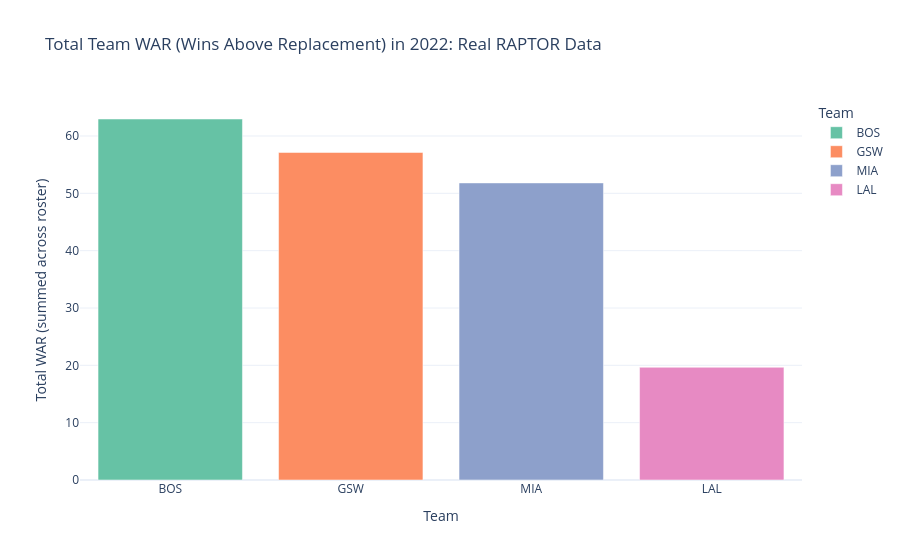

Source (notebook cell):
### Markdown cell above
## 3. Team RAPTOR comparison: aggregate real player RAPTOR to team-season level

### Code cell
team_season = (
    raptor.groupby(["team", "season"], as_index=False)
    .agg(team_raptor_total=("raptor_total", "mean"), team_war_total=("war_total", "sum"))
)

teams_to_compare = ["GSW", "BOS", "LAL", "MIA"]
latest_season = int(raptor["season"].max())

latest_team_stats = team_season[
    (team_season["team"].isin(teams_to_compare)) & (team_season["season"] == latest_season)
].sort_values("team_war_total", ascending=False)

fig_bar = px.bar(
    latest_team_stats, x="team", y="team_war_total",
    color="team", color_discrete_sequence=px.colors.qualitative.Set2,
    title=f"Total Team WAR (Wins Above Replacement) in {latest_season}: Real RAPTOR Data",
    labels={"team": "Team", "team_war_total": "Total WAR (summed across roster)"},
    template="plotly_white",
    hover_data={"team_raptor_total": ":.2f"},
)
fig_bar.show()

### Figure 1 — Plotly figure (JSON) as saved in the notebook; plotly's stock layout.template omitted (floating-point values rounded to 4 significant figures)
{"data": [{"customdata": [[-2.196]], "hovertemplate": "Team=%{x}<br>Total WAR (summed across roster)=%{y}<br>team_raptor_total=%{customdata[0]:.2f}<extra></extra>", "legendgroup": "BOS", "marker": {"color": "rgb(102,194,165)", "pattern": {"shape": ""}}, "name": "BOS", "orientation": "v", "showlegend": true, "textposition": "auto", "type": "bar", "x": ["BOS"], "xaxis": "x", "y": [62.96], "yaxis": "y"}, {"customdata": [[0.1953]], "hovertemplate": "Team=%{x}<br>Total WAR (summed across roster)=%{y}<br>team_raptor_total=%{customdata[0]:.2f}<extra></extra>", "legendgroup": "GSW", "marker": {"color": "rgb(252,141,98)", "pattern": {"shape": ""}}, "name": "GSW", "orientation": "v", "showlegend": true, "textposition": "auto", "type": "bar", "x": ["GSW"], "xaxis": "x", "y": [57.13], "yaxis": "y"}, {"customdata": [[-1.284]], "hovertemplate": "Team=%{x}<br>Total WAR (summed across roster)=%{y}<br>team_raptor_total=%{customdata[0]:.2f}<extra></extra>", "legendgroup": "MIA", "marker": {"color": "rgb(141,160,203)", "pattern": {"shape": ""}}, "name": "MIA", "orientation": "v", "showlegend": true, "textposition": "auto", "type": "bar", "x": ["MIA"], "xaxis": "x", "y": [51.82], "yaxis": "y"}, {"customdata": [[-1.503]], "hovertemplate": "Team=%{x}<br>Total WAR (summed across roster)=%{y}<br>team_raptor_total=%{customdata[0]:.2f}<extra></extra>", "legendgroup": "LAL", "marker": {"color": "rgb(231,138,195)", "pattern": {"shape": ""}}, "name": "LAL", "orientation": "v", "showlegend": true, "textposition": "auto", "type": "bar", "x": ["LAL"], "xaxis": "x", "y": [19.66], "yaxis": "y"}], "layout": {"barmode": "relative", "legend": {"title": {"text": "Team"}, "tracegroupgap": 0}, "title": {"text": "Total Team WAR (Wins Above Replacement) in 2022: Real RAPTOR Data"}, "xaxis": {"anchor": "y", "categoryarray": ["BOS", "GSW", "MIA", "LAL"], "categoryorder": "array", "domain": [0.0, 1.0], "title": {"text": "Team"}}, "yaxis": {"anchor": "x", "domain": [0.0, 1.0], "title": {"text": "Total WAR (summed across roster)"}}}}
